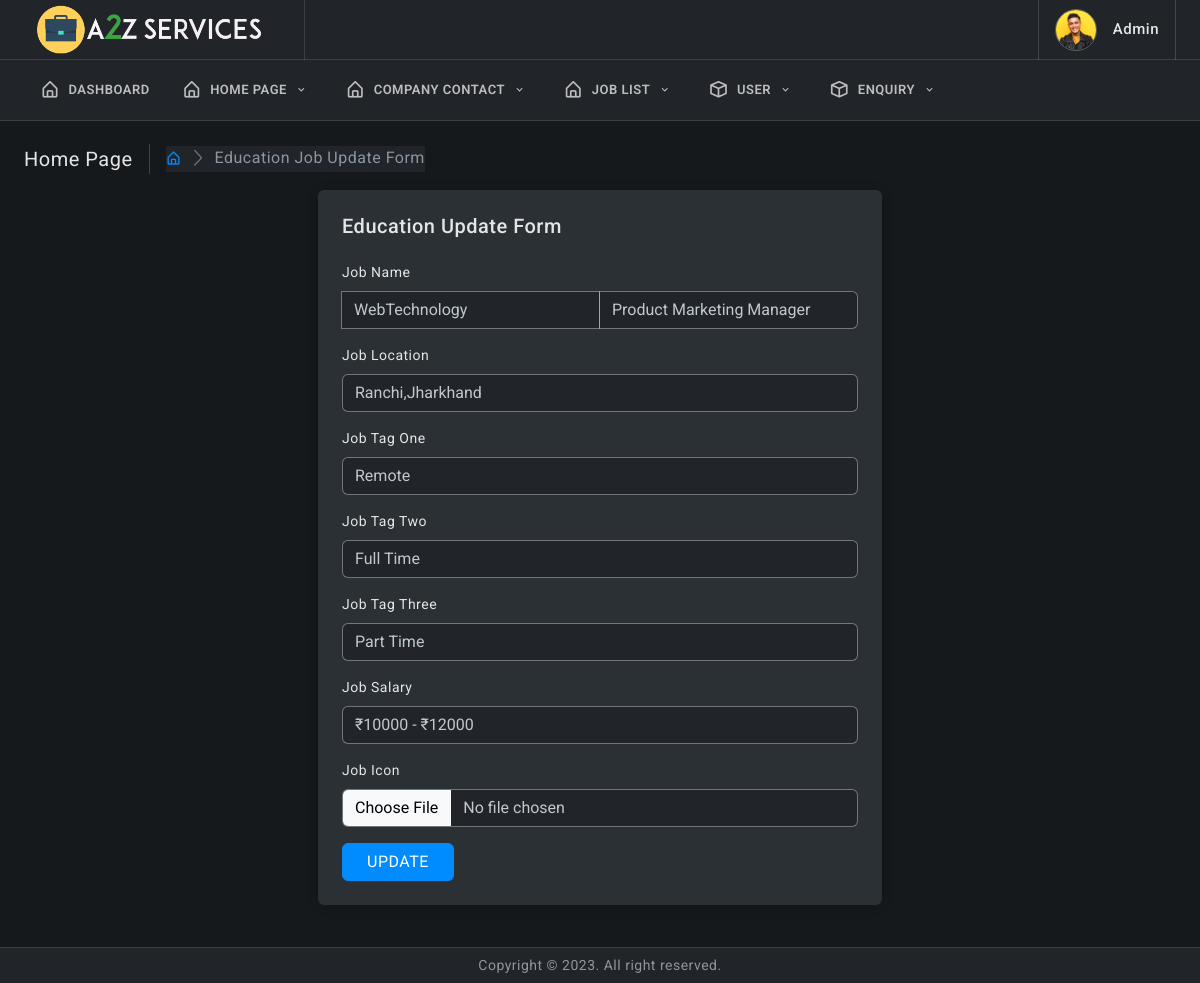
The app's page /admin/education-update-form?myid=1 (signed in) with its own data.
### tables this page shows
CREATE TABLE `education_popjob` (
  `id` int(11) NOT NULL,
  `job_icon` varchar(200) NOT NULL,
  `job_name` varchar(100) NOT NULL,
  `job_by` varchar(100) NOT NULL,
  `job_loc` varchar(200) NOT NULL,
  `job_tag_one` varchar(50) NOT NULL,
  `job_tag_two` varchar(50) NOT NULL,
  `job_tag_three` varchar(50) NOT NULL,
  `salary` varchar(100) NOT NULL
);

### admin/education-update-form.php (the view, shortened to what this page needs)
<?php include_once("elements/connect.php");?>
<!doctype html>
<html lang="en">
<head>
	<link href="assets/plugins/simplebar/css/simplebar.css" rel="stylesheet" />
	<link href="assets/plugins/perfect-scrollbar/css/perfect-scrollbar.css" rel="stylesheet" />
	<link href="assets/plugins/metismenu/css/metisMenu.min.css" rel="stylesheet" />
	<link href="assets/css/pace.min.css" rel="stylesheet" />
	<link href="assets/css/bootstrap.min.css" rel="stylesheet">
	<link href="assets/css/bootstrap-extended.css" rel="stylesheet">
	<link href="assets/css/app.css" rel="stylesheet">
	<link href="assets/css/icons.css" rel="stylesheet">
	<link rel="stylesheet" href="assets/css/dark.css" />
</head>
<body>
	<?php include("elements/navbar.php");?>
    <?php
        $id=$_REQUEST['myid'];
        $details=mysqli_fetch_array(mysqli_query($conn,"SELECT * FROM education_popjob WHERE id='$id'"));
    ?>
		<div class="page-wrapper">
			<div class="page-content">
				<div class="page-breadcrumb d-none d-sm-flex align-items-center mb-3">
					<div class="breadcrumb-title pe-3">Home Page</div>
					<div class="ps-3">
						<nav aria-label="breadcrumb">
							<ol class="breadcrumb mb-0 p-0">
								<li class="breadcrumb-item"><a href="javascript:;"><i class="bx bx-home-alt"></i></a>
								</li>
								<li class="breadcrumb-item active" aria-current="page">Education Job Update Form</li>
							</ol>
						</nav>
					</div>
				</div>
				<div class="row">
				<div class="col-xl-6 mx-auto">
					<div class="card">
						<div class="card-body p-4">
							<h5 class="mb-4">Education Update Form</h5>
							<form class="row g-3" method="POST" action="elements/redirect" enctype="multipart/form-data">
                                <div class="col-md-12">
									<label for="input26" class="form-label">Job Name</label>
									<div class="input-group">
										<input type="text" class="form-control"  name="job_by" value="<?php echo $details['job_by']?>"  autocomplete="off"  required>
										<input type="text" class="form-control"  name="job_name" value="<?php echo $details['job_name']?>"  autocomplete="off"  required>
									</div>
								</div>
                                <div class="col-md-12">
									<label for="input26" class="form-label">Job Location</label>
									<div class="input-group">
										<input type="text" class="form-control"  name="job_loc" value="<?php echo $details['job_loc']?>"  autocomplete="off"  required>
									</div>
								</div>
                                <div class="col-md-12">
									<label for="input26" class="form-label">Job Tag One</label>
									<div class="input-group">
										<input type="text" class="form-control"  name="job_tag_one" value="<?php echo $details['job_tag_one']?>"  autocomplete="off"  required>
									</div>
								</div>
                                <div class="col-md-12">
									<label for="input26" class="form-label">Job Tag Two</label>
									<div class="input-group">
										<input type="text" class="form-control"  name="job_tag_two" value="<?php echo $details['job_tag_two']?>"  autocomplete="off"  required>
									</div>
								</div>
                                <div class="col-md-12">
									<label for="input26" class="form-label">Job Tag Three</label>
									<div class="input-group">
										<input type="text" class="form-control"  name="job_tag_three" value="<?php echo $details['job_tag_three']?>"  autocomplete="off"  required>
									</div>
								</div>
                                <div class="col-md-12">
									<label for="input26" class="form-label">Job Salary</label>
									<div class="input-group">
										<input type="text" class="form-control"  name="salary" value="<?php echo $details['salary']?>"  autocomplete="off"  required>
									</div>
								</div>
	                            <div class="col-md-12">
		                            <label for="input26" class="form-label">Job Icon </label>
		                            <div class="input-group">
			                            <input type="file" class="form-control" name="job_icon" id="inputGroupFile01" >
		                            </div>
	                            </div>
                                <div class="col-md-12">
		                            <div class="d-md-flex d-grid align-items-center gap-3">
                                        <input class="btn btn-primary px-4" type="submit" name="edupopjob" value="UPDATE">
		                            </div>
	                            </div>
                            </form>
						</div>
					</div>
				</div>
			</div>
			</div>
		</div>
		<footer class="page-footer">
			<p class="mb-0">Copyright © 2023. All right reserved.</p>
		</footer>
	</div>
</body>
</html>

### admin/assets/css/app.css (style rules this page uses)
body { font-size: 14px; color: #4c5258; letter-spacing: 0.5px; background-color: #f7f7ff; font-family: 'Roboto', sans-serif; }
.page-wrapper { height: 100%; margin-top: 120px; margin-bottom: 30px; margin-left: 0px; }
.page-content { padding: 1.5rem; }
.page-footer { background: #ffffff; left: 0px; right: 0; bottom: 0; position: fixed; text-align: center; padding: 7px; font-size: 14px; border-top: 1px solid #e4e4e4; z-index: 3; }
.breadcrumb-title { font-size: 20px; border-right: 1.5px solid #aaa4a4; }
.page-breadcrumb .breadcrumb li.breadcrumb-item { font-size: 16px; }
.page-breadcrumb .breadcrumb-item+.breadcrumb-item::before { display: inline-block; padding-right: .5rem; color: #6c757d; font-family: 'LineIcons'; content: "\ea5c"; }
input::placeholder { color: #000 !important; opacity: .3 !important }

### admin/assets/css/dark.css (style rules this page uses)
body { color: var(--bs-body-color); --bs-body-color: #e4e5e6; background-color: #16191b; }
.h1, .h2, .h3, .h4, .h5, .h6, h1, h2, h3, h4, h5, h6 { color: #e4e5e6; }
p { color: #91949f; }
.card { background-color: #2b3035; box-shadow: 0 0.1rem 0.7rem rgb(0 0 0 / 20%); }
.page-footer { background-color: #212529; border-top: 1px solid rgb(237 237 237 / 12%); }
::placeholder { color: #e4e5e6 !important; opacity: .5 !important; }
.breadcrumb { background-color: #212529; }
.breadcrumb-item.active { color: #8b969f; }
.breadcrumb-title { border-right: 1.5px solid rgb(255 255 255 / 18%); }
.form-control { color: #c0c8d1; background-color: #212529; border: 1px solid rgb(255 255 255 / 34%); }
.form-control::placeholder { color: #e4e5e6 !important; opacity: .5 !important; }

### records on screen
education_popjob: job_by "WebTechnology", job_name "Product Marketing Manager", job_loc "Ranchi,Jharkhand", job_tag_one "Remote", job_tag_two "Full Time", job_tag_three "Part Time", salary "₹10000 - ₹12000"
